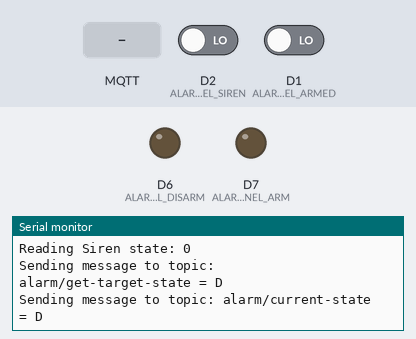
Simulated run of this sketch. Board: ESP8266 (NodeMCU). Parts: output pins drawn as LEDs (lit = HIGH), the last lines printed to the serial monitor. The test bench sets the inputs (shaded band); at power-on: D2 (ALARM_PANEL_SIREN) LOW, D1 (ALARM_PANEL_ARMED) LOW. WiFi joins after 1.5 s; servers stay silent unless stated; no MQTT or app messages arrive unless stated.

Above: at 2.7 s.
2.8 s: D2 (ALARM_PANEL_SIREN) driven HIGH
At 4.0 s:
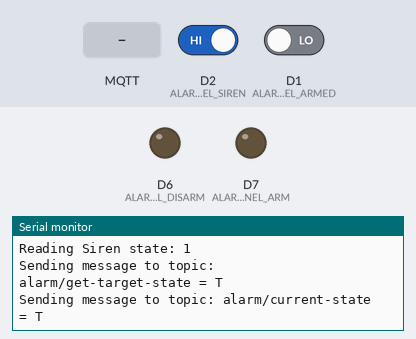
4.3 s: MQTT message "1" arrives on the first subscribed topic
At 5.0 s:
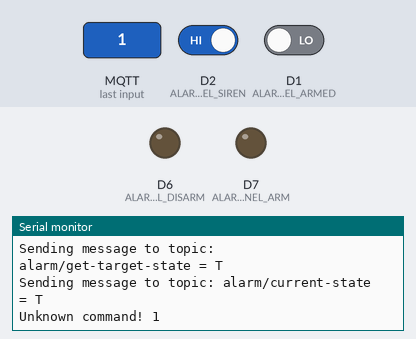
5.8 s: MQTT message "on" arrives on the first subscribed topic
At 6.1 s:
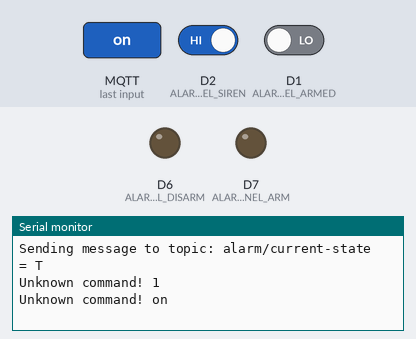
7.3 s: MQTT message "0" arrives on the first subscribed topic
At 8.5 s:
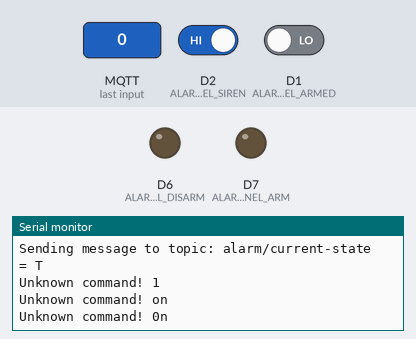
8.8 s: D2 (ALARM_PANEL_SIREN) driven LOW and D1 (ALARM_PANEL_ARMED) driven HIGH
At 9.2 s:
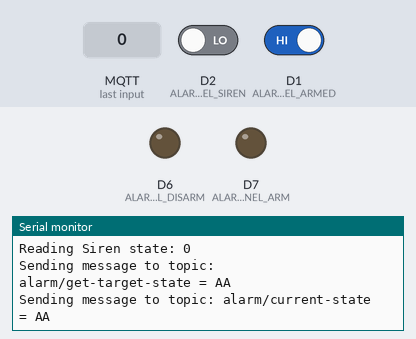

Measured:
- after the input at 2.8 s, the serial monitor: prints a new line at once (image 1)
- after the input at 4.3 s, the serial monitor: prints a new line at once (image 2)
- after the input at 5.8 s, the serial monitor: prints a new line at once (image 3)
- after the input at 7.3 s, the serial monitor: prints a new line at once (image 4)
- after the input at 8.8 s, the serial monitor: prints a new line at once (image 5)

The sketch:

alarmControl.ino
```cpp
#include <ESP8266WiFi.h>
#include <WiFiClient.h>
#include <EEPROM.h>
#include <ArduinoMqttClient.h>


#define STASSID "ssidt"
#define STAPSK "pass"


#define ALARM_PANEL_ARMED D1
#define ALARM_PANEL_SIREN D2
#define ALARM_PANEL_ARM D7
#define ALARM_PANEL_DISARM D6


//https://github.com/arachnetech/homebridge-mqttthing/blob/HEAD/docs/Accessories.md#garage-door-opener


const char *ssid = STASSID;
const char *password = STAPSK;


WiFiClient wifiClient;
MqttClient mqttClient(wifiClient);

const char broker[] = "192.168.1.2";
int port = 1883;
const char topic_set_target_state[] = "alarm/set-target-state";
const char topic_get_target_state[] = "alarm/get-target-state";
const char topic_get_current_state[] = "alarm/get-current-state";
const char topic_current_state[] = "alarm/current-state";

const char ARM_AWAY[] = "AA";
const char DISARMED[] = "D";
const char DISARM[] = "D";
const char DISARM_AWAY[] = "DA";
const char TRIGGERED[] = "T";


//alarm outputs
//1 siren
//2 = custom - armed
//3 flasher
//relay = sirens running

//zone 7 - keyswitch stay
//zone 8 - keyswitch disarm

enum OnOffState {
  unknown,
  on,
  off
};


void setup() {
  Serial.begin(115200);
  Serial.println("");
  Serial.println("");
  Serial.println("");
  Serial.println("");
  Serial.println("");


  /// WIFI Setup
  String mac = WiFi.macAddress();
  Serial.print("MAC address: ");
  Serial.println(mac);

  Serial.print("Connecting to wifi...");

  WiFi.mode(WIFI_STA);
  WiFi.begin(ssid, password);
  while (WiFi.status() != WL_CONNECTED) {
    delay(500);
    Serial.print(".");
  }
  Serial.println(" Connected!");
  Serial.print("IP address: ");
  Serial.println(WiFi.localIP());


  /// MQTT Setup
  Serial.print("Connecting to MQTT broker: ");
  Serial.println(broker);
  mqttClient.setId("alarmduino");
  // mqttClient.setUsernamePassword("username", "password");

  if (!mqttClient.connect(broker, port)) {
    Serial.print("MQTT connection failed! Error code = ");
    Serial.println(mqttClient.connectError());
    while (1)
      ;
  }

  mqttClient.onMessage(onMqttMessage);
  mqttClient.subscribe(topic_set_target_state);


  pinMode(ALARM_PANEL_ARM, OUTPUT);
  pinMode(ALARM_PANEL_DISARM, OUTPUT);


  pinMode(ALARM_PANEL_ARMED, INPUT_PULLDOWN_16);
  pinMode(ALARM_PANEL_SIREN, INPUT_PULLDOWN_16);

  attachInterrupt(digitalPinToInterrupt(ALARM_PANEL_ARMED), onAlarmStateChanged, CHANGE);
  attachInterrupt(digitalPinToInterrupt(ALARM_PANEL_SIREN), onAlarmStateChanged, CHANGE);

  ProcessAlarmState();
}

ICACHE_RAM_ATTR void onAlarmStateChanged() {
  Serial.println("Alarm State changed!");
  ProcessAlarmState();
}

void loop() {
  if (WiFi.status() != WL_CONNECTED){
    Serial.println(wl_status_to_string(WiFi.status()));
    return;
  }

  ensureMqttConnection();

  //end the momentary push of the keyswitch after a delay (if they are on)
  EndDisarmAlarmPanel();
  EndArmAlarmPanel();

  mqttClient.poll();
}

void ensureMqttConnection(){
  //dont bother to try and reconnect, just force the reboot
  if (!mqttClient.connected()){
    Serial.println("NO MQTT");
    Serial.println("triggering watchdog reboot...");
    while(true);
  }
}


const char* wl_status_to_string(wl_status_t status) {
  switch (status) {
    case WL_NO_SHIELD: return "WL_NO_SHIELD";
    case WL_IDLE_STATUS: return "WL_IDLE_STATUS";
    case WL_NO_SSID_AVAIL: return "WL_NO_SSID_AVAIL";
    case WL_SCAN_COMPLETED: return "WL_SCAN_COMPLETED";
    case WL_CONNECTED: return "WL_CONNECTED";
    case WL_CONNECT_FAILED: return "WL_CONNECT_FAILED";
    case WL_CONNECTION_LOST: return "WL_CONNECTION_LOST";
    case WL_DISCONNECTED: return "WL_DISCONNECTED";
  }
  return "WL?? Unknown";
}


const char *previousState = "?";

void ProcessAlarmState() {

  const char *currentState = GetAlarmState();

  if (previousState != currentState) {
    PublishGetTargetState(currentState);
    previousState = currentState;
  }

  PublishCurrentState(currentState);
}

const char *GetAlarmState() {

  OnOffState armedState = ReadArmedState();
  OnOffState sirenState = ReadSirenState();

  if (sirenState == on) {
    //set triggered
    return TRIGGERED;
  } else if (armedState == on) {
    //set armed
    return ARM_AWAY;
  } else if (armedState == off) {
    //set disarmed
    return DISARMED;
  } else {
    //uh oh
    return "?";
  }
}

void PublishGetTargetState(const char *state) {
  PublishState(state, topic_get_target_state);
}

void PublishSetTargetState(const char *state) {
  PublishState(state, topic_set_target_state);
}

void PublishCurrentState(const char *state) {
  PublishState(state, topic_current_state);
}

void PublishState(const char *state, const char *topic) {

  Serial.print("Sending message to topic: ");
  Serial.print(topic);
  Serial.print(" = ");
  Serial.println(state);

  mqttClient.beginMessage(topic);
  mqttClient.print(state);
  mqttClient.endMessage();
}

OnOffState ReadArmedState() {
  int val = digitalRead(ALARM_PANEL_ARMED);

  Serial.print("Reading Armed state: ");
  Serial.println(val);

  return val == 0
           ? off
           : on;
}

OnOffState ReadSirenState() {
  int val = digitalRead(ALARM_PANEL_SIREN);

  Serial.print("Reading Siren state: ");
  Serial.println(val);

  return val == 0
           ? off
           : on;
}

const long keySwitchPushDuration = 500;
long timeArmStarted = 0;
void BeginArmAlarmPanel() {
  Serial.println("Sending Keyswitch ARM monentary signal (ON)");
  timeArmStarted = millis();
  digitalWrite(ALARM_PANEL_ARM, 1);
}
void EndArmAlarmPanel() {
  if (timeArmStarted == 0) { return; }
  if ((millis() - timeArmStarted) > keySwitchPushDuration) {
    Serial.println("Sending Keyswitch ARM monentary signal (OFF)");
    digitalWrite(ALARM_PANEL_ARM, 0);
    timeArmStarted = 0;
  }
}

long timeDisarmStarted = 0;
void BeginDisarmAlarmPanel() {
  Serial.println("Sending Keyswitch DISARM monentary signal (ON)");
  timeDisarmStarted = millis();
  digitalWrite(ALARM_PANEL_DISARM, 1);
}
void EndDisarmAlarmPanel() {
  if (timeDisarmStarted == 0) { return; }
  if ((millis() - timeDisarmStarted) > keySwitchPushDuration) {
    digitalWrite(ALARM_PANEL_DISARM, 0);
    timeDisarmStarted = 0;
    Serial.println("Sending Keyswitch DISARM monentary signal (OFF)");
  }
}

const int messageBufferSize = 10;
uint8_t messageBuffer[messageBufferSize];

void onMqttMessage(int messageSize) {

  String topic = mqttClient.messageTopic();

  if (topic != topic_set_target_state) {
    Serial.println("Message received for unknown topic!");
    return;
  }

  int bytesToReadIntoBuffer = messageSize > messageBufferSize
                                ? messageBufferSize
                                : messageSize;

  mqttClient.read(messageBuffer, bytesToReadIntoBuffer);

  if (strcmp((char *)messageBuffer, ARM_AWAY) == 0) {
    Serial.println("Arming...");
    BeginArmAlarmPanel();
  } else if (strcmp((char *)messageBuffer, DISARM_AWAY) == 0) {
    Serial.println("Disarming...");
    BeginDisarmAlarmPanel();
  } else if (strcmp((char *)messageBuffer, DISARM) == 0) {
    Serial.println("Disarming...");
    BeginDisarmAlarmPanel();
  } else {
    Serial.print("Unknown command! ");
    Serial.println((char *)messageBuffer);
    //unknown command, do nothingz
  }
}
```
